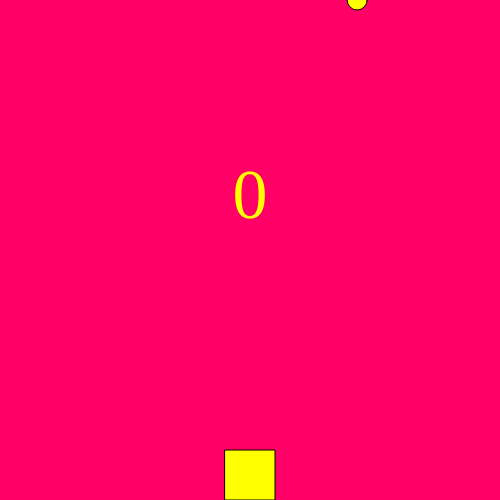
Frame 1 (no input)
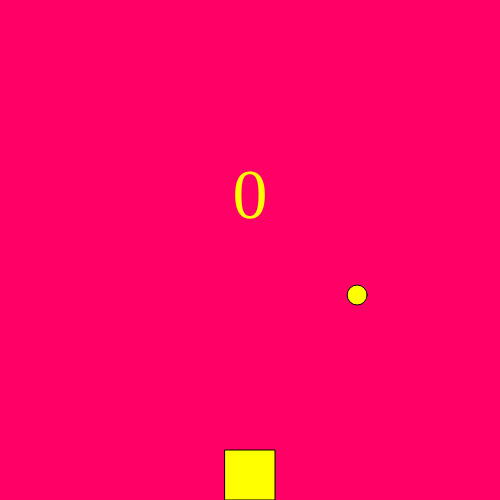
Frame 60 (no input)
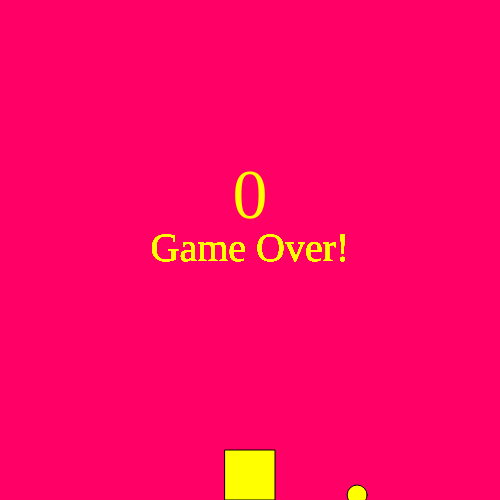
Frame 120 (the mouse pressed at the canvas centre since frame 60)

The p5.js sketch that drew these frames (run headless with seeded random() and noise() and a simulated clock; from frame 60 on, the mouse is pressed at the canvas centre):

// p5.js sketch
// ── sketch.js
let x;
let y;
let size;
let position;
let velocity;
let score;
let gameOver;

function setup() {
  createCanvas(500, 500).position((windowWidth - width) / 2, (windowHeight - height) / 2);
  size = 50;

  x = width / 2 - size / 2;
  y = height - size;

  position = createVector(random(width), 0);
  velocity = createVector(0, 5);

  score = 0;
  gameOver = false;
}

function draw() {
  if (gameOver) {
    displayGameOver();
    return;
  }

  background(255, 0, 102);

  handleMovement();
  updatePosition();
  handleCollision();
  displayScore();
  drawPlayer();
}

function displayGameOver() {
  textSize(40);
  textAlign(CENTER, CENTER);
  text("Game Over!", width / 2, height / 2);
}

function handleMovement() {
  if (keyIsDown(LEFT_ARROW) && x > 0) {
    x -= 5;
  }

  if (keyIsDown(RIGHT_ARROW) && x < width - size) {
    x += 5;
  }
}

function updatePosition() {
  fill(255, 255, 0);
  ellipse(position.x, position.y, 20, 20);
  position.add(velocity);
}

function handleCollision() {
  if (position.y >= height) {
    if (position.x > x && position.x < x + size) {
      score++;
    } else {
      gameOver = true;
    }
    position.set(random(width), 0);
  }
}

function displayScore() {
  textFont('Handjet', 70);
  textAlign(CENTER, CENTER);
  text(score, width / 2, (height / 2) - 50);
}

function drawPlayer() {
  fill(255, 255, 0);
  square(x, y, size);
}
